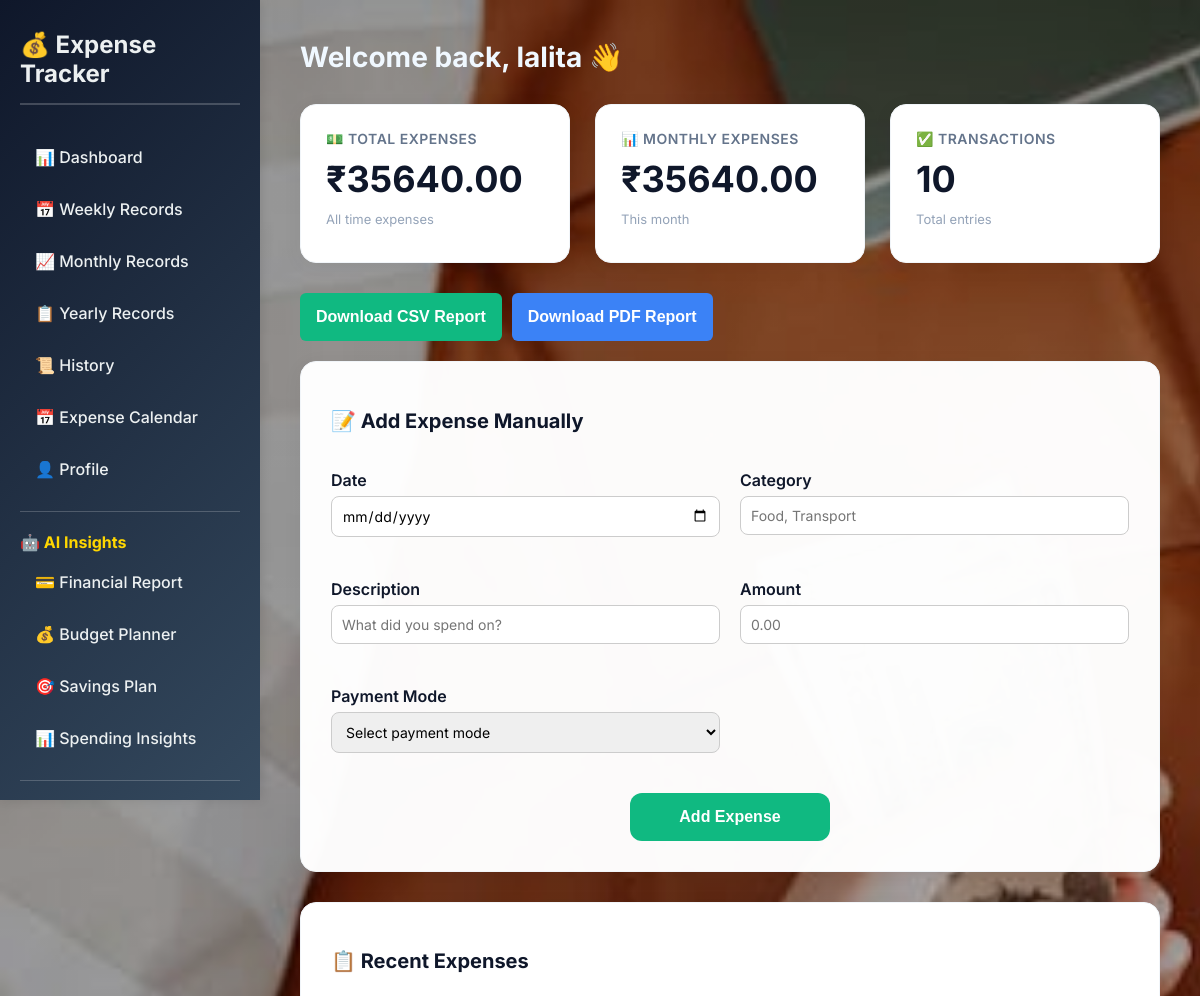
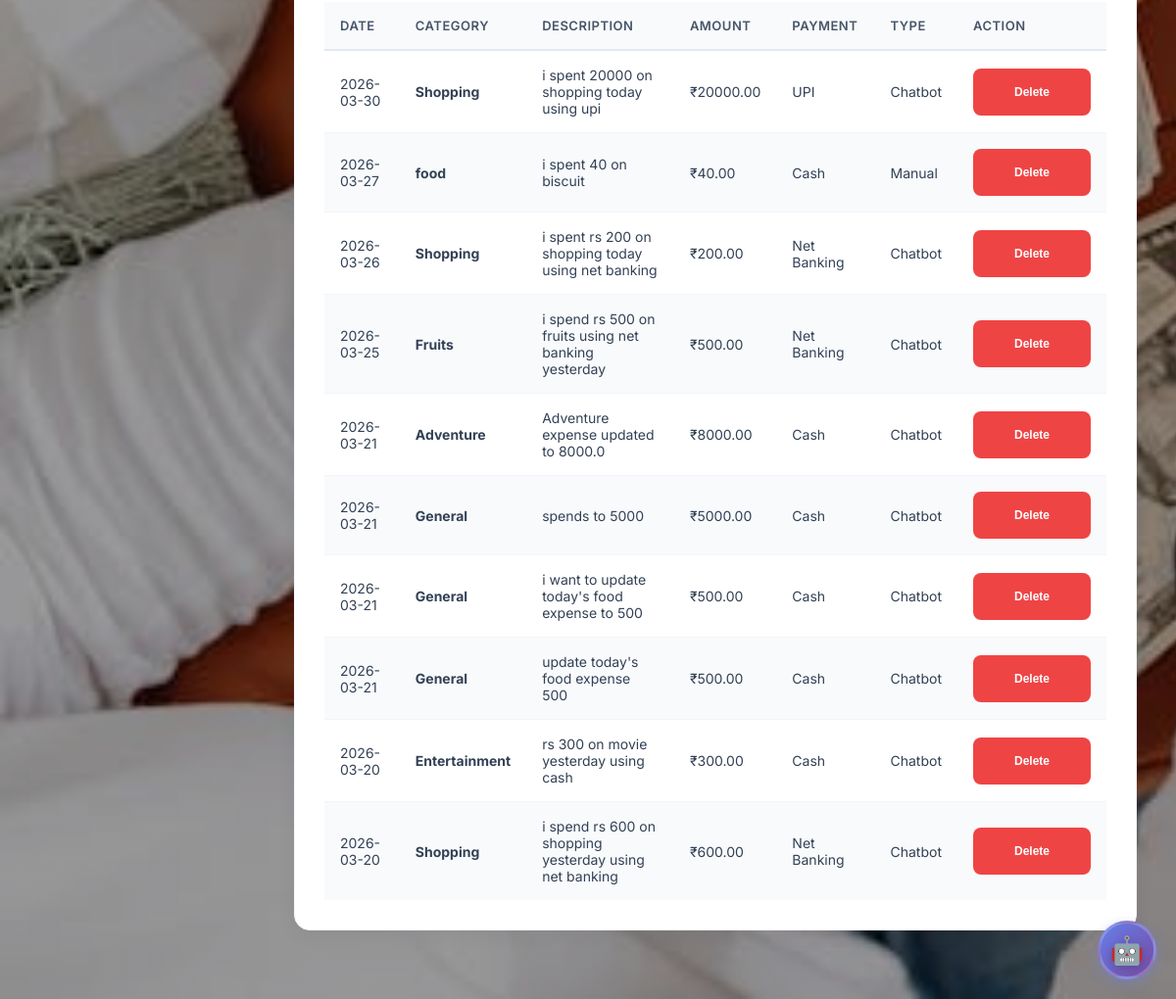
The app's page /dashboard (signed in), older data (2 pictures, top to bottom).
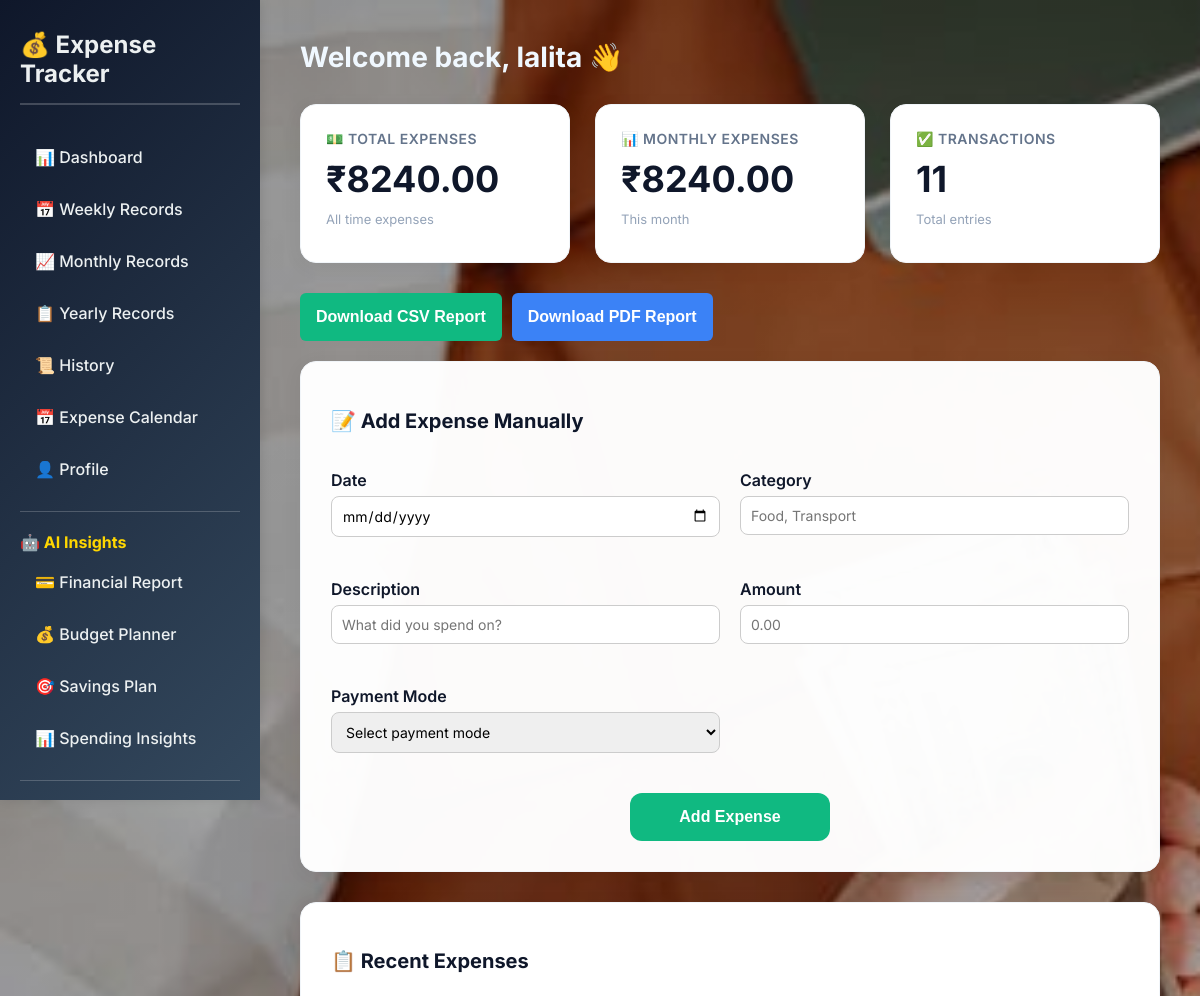
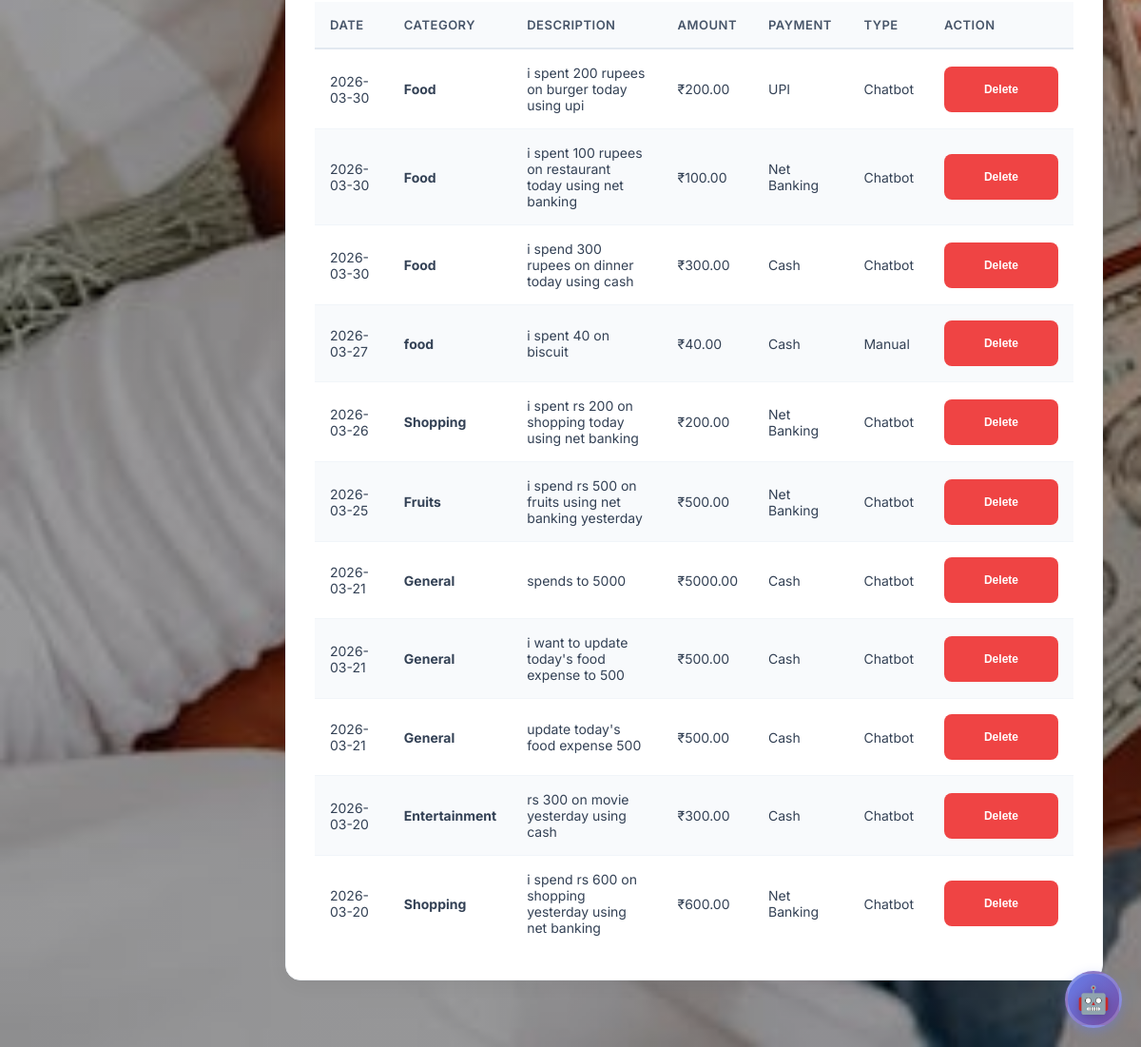
The same page, newer data (2 pictures, top to bottom).
### tables this page shows
CREATE TABLE expenses (
            id INTEGER PRIMARY KEY AUTOINCREMENT,
            user_id INTEGER NOT NULL,
            date TEXT NOT NULL,
            category TEXT NOT NULL,
            description TEXT NOT NULL,
            amount REAL NOT NULL,
            payment_mode TEXT NOT NULL,
            entry_type TEXT NOT NULL,
            FOREIGN KEY (user_id) REFERENCES users (id)
        );

### app.py (the view)
    def wrap(*args, **kwargs):
        if 'user_id' not in session:
            return redirect(url_for('login'))
        return f(*args, **kwargs)

### app.py (called while the page is built)
def get_db():
    db = sqlite3.connect('expense_tracker.db')
    db.row_factory = sqlite3.Row
    return db

def login_required(f):
    def wrap(*args, **kwargs):
        if 'user_id' not in session:
            return redirect(url_for('login'))
        return f(*args, **kwargs)
    wrap.__name__ = f.__name__
    return wrap

def get_user_expenses(user_id, start_date=None, end_date=None):
    db = get_db()
    query = 'SELECT * FROM expenses WHERE user_id = ?'
    params = [user_id]
    if start_date and end_date:
        query += ' AND date BETWEEN ? AND ?'
        params.extend([start_date, end_date])
    query += ' ORDER BY date DESC'
    return db.execute(query, params).fetchall()

### templates/dashboard.html (shortened to what the changed rows need)
{% extends "base.html" %}
{% block body_class %}dashboard-page{% endblock %}
{% block extra_css %}
<link rel="stylesheet" href="{{ url_for('static', filename='css/dashboard.css') }}">
{% endblock %}
{% block content %}
            <h1 style="color: aliceblue;">Welcome back, {{ username }} 👋</h1>
            <div class="summary-cards">
                <div class="card">
                    <h3>💵 Total Expenses</h3>
                    <div class="card-value">₹{{ "%.2f"|format(total_expenses) }}</div>
                    <p>All time expenses</p>
                </div>
                <div class="card">
                    <h3>📊 Monthly Expenses</h3>
                    <div class="card-value">₹{{ "%.2f"|format(monthly_expenses) }}</div>
                    <p>This month</p>
                </div>
                <div class="card">
                    <h3>✅ Transactions</h3>
                    <div class="card-value">{{ total_transactions }}</div>
                    <p>Total entries</p>
                </div>
            </div>
            <div class="expense-form">
                <h2>📝 Add Expense Manually</h2>
            </div>
            <div class="expense-table">
                <h2>📋 Recent Expenses</h2>
                <table>
                    <thead>
                        <tr>
                            <th>Date</th>
                            <th>Category</th>
                            <th>Description</th>
                            <th>Amount</th>
                            <th>Payment</th>
                            <th>Type</th>
                            <th>Action</th>
                        </tr>
                    </thead>
                    <tbody>
                        {% if expenses %}
                        {% for expense in expenses %}
                        <tr>
                            <td>{{ expense.date }}</td>
                            <td><strong>{{ expense.category }}</strong></td>
                            <td>{{ expense.description }}</td>
                            <td>₹{{ "%.2f"|format(expense.amount) }}</td>
                            <td>{{ expense.payment_mode }}</td>
                            <td>{{ expense.entry_type }}</td>
                            <td>
                                <button class="btn btn-danger" style="padding:6px 12px;font-size:12px;"
                                    onclick="deleteExpense('{{ expense.id }}')">
                                    Delete
                                </button>
                            </td>
                        </tr>
                        {% endfor %}
                        {% else %}
                        <tr>
                            <td colspan="7">No expenses found</td>
                        </tr>
                        {% endif %}
                    </tbody>
                </table>
            </div>
        </div>
    </div>
{% endblock %}

Row changes from the older to the newer data that the page shows:
removed expenses: date "2026-03-30", category "Shopping", description "i spent 20000 on shopping today using upi", amount "20000.00", payment_mode "UPI", entry_type "Chatbot"
removed expenses: date "2026-03-21", category "Adventure", description "Adventure expense updated to 8000.0", amount "8000.00", payment_mode "Cash", entry_type "Chatbot"
added expenses: date "2026-03-30", category "Food", description "i spent 200 rupees on burger today using upi", amount "200.00", payment_mode "UPI", entry_type "Chatbot"
added expenses: date "2026-03-30", category "Food", description "i spent 100 rupees on restaurant today using net banking", amount "100.00", payment_mode "Net Banking", entry_type "Chatbot"
added expenses: date "2026-03-30", category "Food", description "i spend 300 rupees on dinner today using cash", amount "300.00", payment_mode "Cash", entry_type "Chatbot"
Text that changed along with them:
{{ "%.2f"|format(total_expenses) }}: "35640.00" → "8240.00"
{{ "%.2f"|format(monthly_expenses) }}: "35640.00" → "8240.00"
{{ total_transactions }}: "10" → "11"
